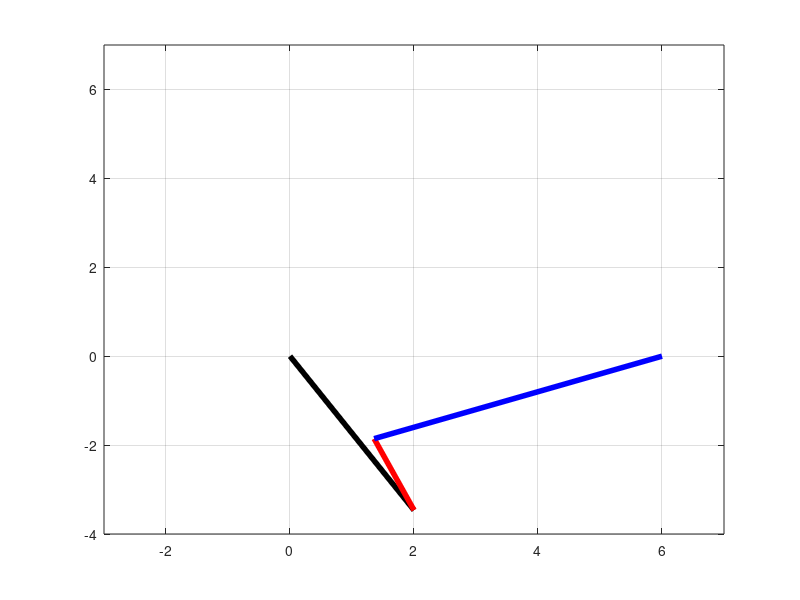

Reproduce this figure in MATLAB.
% Joshua Ferrigno
% Department of Mechanical and Aerospace Engineering - UT Arlington

clear all;close all;clc;

% givens
LA = 4;
LC = 5;
w = 6;
g = -90*pi/180;

figure()                
hold on;                
grid on;                
title('Inverted Crank-slider [OPEN CONFIG]')

% inverted crank-slider [OPEN CONFIG]
for t1 = (60*pi/180) : (2*pi/180) : 300*pi/180
%     solve
    P = (LA*sin(t1)*sin(g)) + ((LA*cos(t1)-w)*cos(g));
    Q = -(LA*sin(t1)*cos(g)) + ((LA*cos(t1)-w)*sin(g));
    R = -LC*sin(g);
    
    S = R-Q;
    T = 2*P;
    U = R+Q;
    
    t3=2*atan2((-T-sqrt(T^2-(4*S*U))),2*S);
    t2=t3+g;
    q=((LA*sin(t1))-(LC*sin(t3)))/sin(t2);
    
 %     position
    PN = [0 ;0 ;0];         % N> frame
    PNA = [LA ;0 ;0];      % A> frame
    PAB = [-q ;0 ;0];        % B> frame
    PBC = [-LC ;0 ;0];       % C> frame
    
    
%     rotations
    RAN = rotz(t1*180/pi);
    RBN = rotz(t2*180/pi);
    RCN = rotz(t3*180/pi);
    
%     N> frame
    PNA_N = RAN*PNA;       % N> frame
    PAB_N = RBN*PAB;       % N> frame
    PBC_N = RCN*PBC;       % N> frame
    
    PNB_N = PNA_N+PAB_N;
    PNC_N = PNB_N+PBC_N;
    
%     graphing
    points = [PN PNA_N PNB_N PNC_N];
    
    plot(points(1,1:2),points(2,1:2),'-k','linewidth',4);
    hold on
    grid on
    plot(points(1,2:3),points(2,2:3),'-r','linewidth',4);
    plot(points(1,3:4),points(2,3:4),'-b','linewidth',4);
    axis([-3 7 -4 7])
    drawnow
    hold off
end


